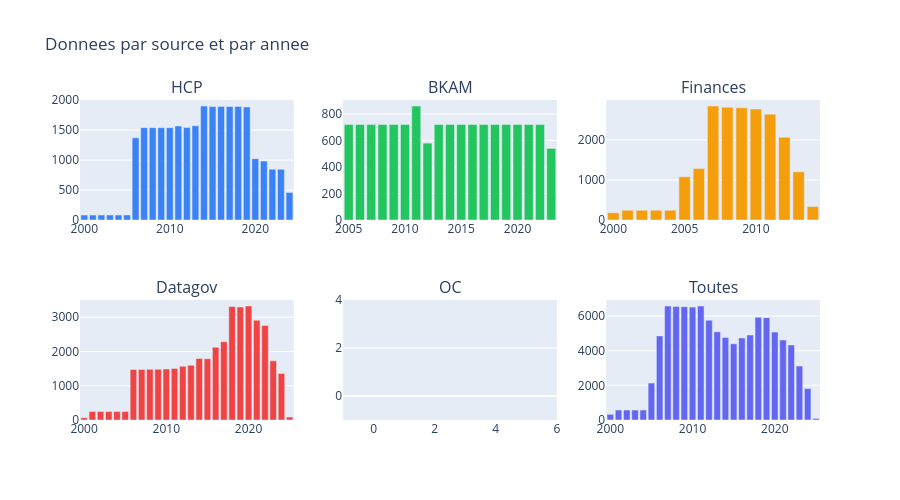

The cell this chart's notebook holds for it:
### Markdown cell above
---
## 6. Analyse par source

### Code cell
fig = make_subplots(rows=2, cols=3,
                    subplot_titles=['HCP', 'BKAM', 'Finances', 'Datagov', 'OC', 'Toutes'])

src_colors = {'HCP': '#3b82f6', 'BAM': '#22c55e', 'FIN': '#f59e0b', 'DATAGOV': '#ef4444', 'OC': '#8b5cf6'}

for idx, (src, color) in enumerate(src_colors.items()):
    sub = df[df['source_code'] == src].groupby(df['date'].dt.year).size()
    r, c = divmod(idx, 3)
    fig.add_trace(go.Bar(x=sub.index, y=sub.values, marker_color=color, name=src, showlegend=False),
                  row=r+1, col=c+1)

# Total
total = df.groupby(df['date'].dt.year).size()
fig.add_trace(go.Bar(x=total.index, y=total.values, marker_color='#6366f1', name='Total', showlegend=False),
              row=2, col=3)

fig.update_layout(height=500, title_text='Donnees par source et par annee')
fig.show()

### Figure 1 — Plotly figure (JSON) as saved in the notebook; plotly's stock layout.template omitted (floating-point values rounded to 4 significant figures)
{"data": [{"marker": {"color": "#3b82f6"}, "name": "HCP", "showlegend": false, "type": "bar", "x": [2000.0, 2001.0, 2002.0, 2003.0, 2004.0, 2005.0, 2006.0, 2007.0, 2008.0, 2009.0, 2010.0, 2011.0, 2012.0, 2013.0, 2014.0, 2015.0, 2016.0, 2017.0, 2018.0, 2019.0, 2020.0, 2021.0, 2022.0, 2023.0, 2024.0], "xaxis": "x", "y": [83, 83, 83, 83, 83, 83, 1373, 1542, 1542, 1542, 1542, 1570, 1546, 1573, 1903, 1894, 1894, 1894, 1894, 1887, 1024, 983, 847, 847, 459], "yaxis": "y"}, {"marker": {"color": "#22c55e"}, "name": "BAM", "showlegend": false, "type": "bar", "x": [2005.0, 2006.0, 2007.0, 2008.0, 2009.0, 2010.0, 2011.0, 2012.0, 2013.0, 2014.0, 2015.0, 2016.0, 2017.0, 2018.0, 2019.0, 2020.0, 2021.0, 2022.0, 2023.0], "xaxis": "x2", "y": [720, 720, 720, 720, 720, 720, 860, 580, 720, 720, 720, 720, 720, 720, 720, 720, 720, 720, 540], "yaxis": "y2"}, {"marker": {"color": "#f59e0b"}, "name": "FIN", "showlegend": false, "type": "bar", "x": [2000.0, 2001.0, 2002.0, 2003.0, 2004.0, 2005.0, 2006.0, 2007.0, 2008.0, 2009.0, 2010.0, 2011.0, 2012.0, 2013.0, 2014.0], "xaxis": "x3", "y": [180, 244, 244, 244, 244, 1081, 1284, 2846, 2816, 2800, 2769, 2643, 2065, 1202, 336], "yaxis": "y3"}, {"marker": {"color": "#ef4444"}, "name": "DATAGOV", "showlegend": false, "type": "bar", "x": [2000.0, 2001.0, 2002.0, 2003.0, 2004.0, 2005.0, 2006.0, 2007.0, 2008.0, 2009.0, 2010.0, 2011.0, 2012.0, 2013.0, 2014.0, 2015.0, 2016.0, 2017.0, 2018.0, 2019.0, 2020.0, 2021.0, 2022.0, 2023.0, 2024.0, 2025.0], "xaxis": "x4", "y": [65, 247, 247, 247, 247, 247, 1477, 1472, 1480, 1480, 1487, 1507, 1571, 1598, 1796, 1787, 2124, 2287, 3314, 3300, 3329, 2912, 2761, 1727, 1356, 88], "yaxis": "y4"}, {"marker": {"color": "#8b5cf6"}, "name": "OC", "showlegend": false, "type": "bar", "x": [], "xaxis": "x5", "y": [], "yaxis": "y5"}, {"marker": {"color": "#6366f1"}, "name": "Total", "showlegend": false, "type": "bar", "x": [2000.0, 2001.0, 2002.0, 2003.0, 2004.0, 2005.0, 2006.0, 2007.0, 2008.0, 2009.0, 2010.0, 2011.0, 2012.0, 2013.0, 2014.0, 2015.0, 2016.0, 2017.0, 2018.0, 2019.0, 2020.0, 2021.0, 2022.0, 2023.0, 2024.0, 2025.0], "xaxis": "x6", "y": [328, 574, 574, 574, 574, 2131, 4854, 6580, 6558, 6542, 6518, 6580, 5762, 5093, 4755, 4401, 4738, 4901, 5928, 5907, 5073, 4615, 4328, 3114, 1815, 88], "yaxis": "y6"}], "layout": {"annotations": [{"font": {"size": 16}, "showarrow": false, "text": "HCP", "x": 0.1444, "xanchor": "center", "xref": "paper", "y": 1.0, "yanchor": "bottom", "yref": "paper"}, {"font": {"size": 16}, "showarrow": false, "text": "BKAM", "x": 0.5, "xanchor": "center", "xref": "paper", "y": 1.0, "yanchor": "bottom", "yref": "paper"}, {"font": {"size": 16}, "showarrow": false, "text": "Finances", "x": 0.8556, "xanchor": "center", "xref": "paper", "y": 1.0, "yanchor": "bottom", "yref": "paper"}, {"font": {"size": 16}, "showarrow": false, "text": "Datagov", "x": 0.1444, "xanchor": "center", "xref": "paper", "y": 0.375, "yanchor": "bottom", "yref": "paper"}, {"font": {"size": 16}, "showarrow": false, "text": "OC", "x": 0.5, "xanchor": "center", "xref": "paper", "y": 0.375, "yanchor": "bottom", "yref": "paper"}, {"font": {"size": 16}, "showarrow": false, "text": "Toutes", "x": 0.8556, "xanchor": "center", "xref": "paper", "y": 0.375, "yanchor": "bottom", "yref": "paper"}], "height": 500, "title": {"text": "Donnees par source et par annee"}, "xaxis": {"anchor": "y", "domain": [0.0, 0.2889]}, "xaxis2": {"anchor": "y2", "domain": [0.3556, 0.6444]}, "xaxis3": {"anchor": "y3", "domain": [0.7111, 1.0]}, "xaxis4": {"anchor": "y4", "domain": [0.0, 0.2889]}, "xaxis5": {"anchor": "y5", "domain": [0.3556, 0.6444]}, "xaxis6": {"anchor": "y6", "domain": [0.7111, 1.0]}, "yaxis": {"anchor": "x", "domain": [0.625, 1.0]}, "yaxis2": {"anchor": "x2", "domain": [0.625, 1.0]}, "yaxis3": {"anchor": "x3", "domain": [0.625, 1.0]}, "yaxis4": {"anchor": "x4", "domain": [0.0, 0.375]}, "yaxis5": {"anchor": "x5", "domain": [0.0, 0.375]}, "yaxis6": {"anchor": "x6", "domain": [0.0, 0.375]}}}
